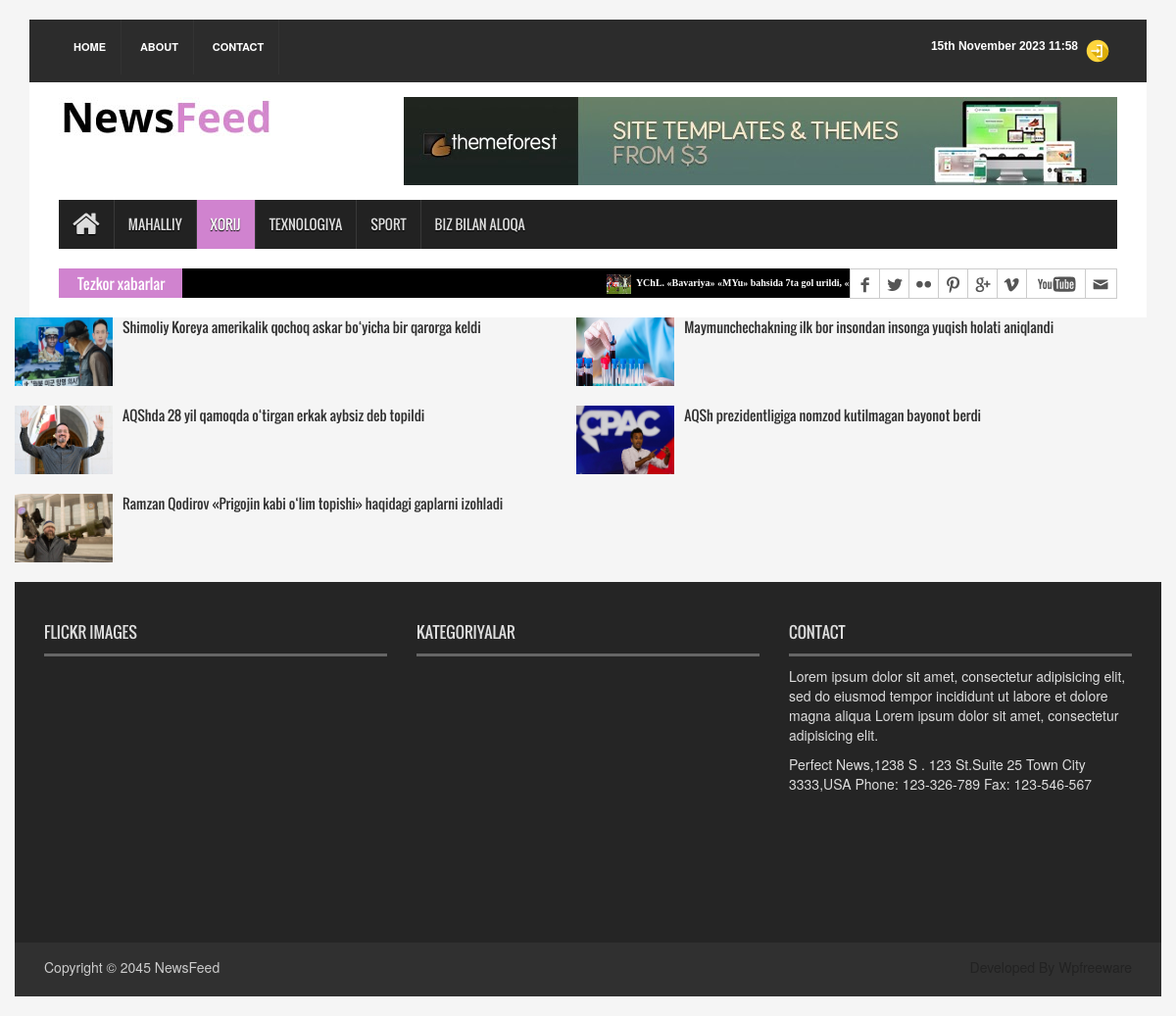
Page /xorij/ on the earlier database version.
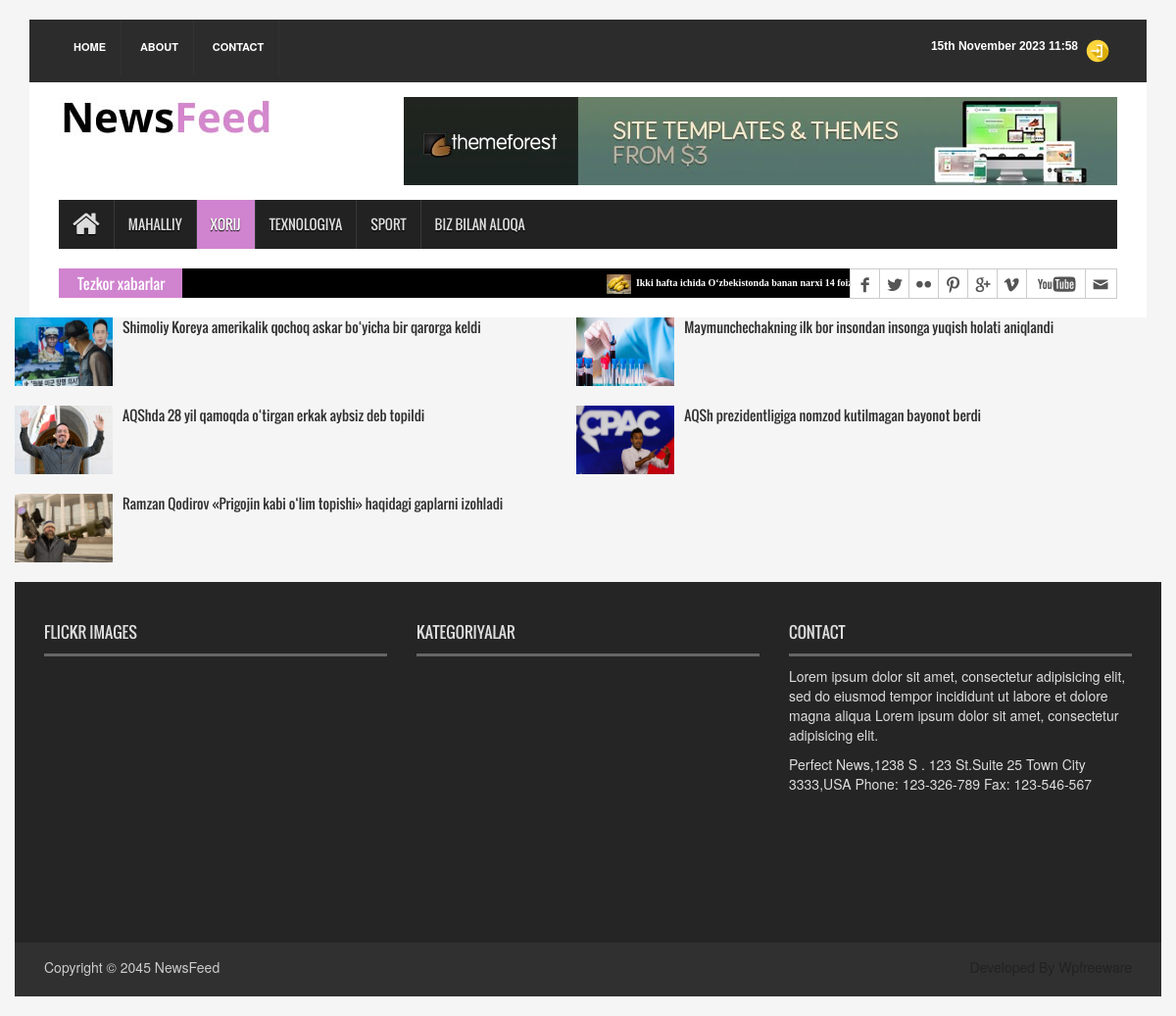
Same page on the later database version.
### newws_app/models.py (models this page shows, shortened)
class News(models.Model):
    class Status(models.TextChoices):
        Draft = "DF", "Draft"
        Published = "PB", "Published"
    title = models.CharField(max_length=250)
    slug = models.SlugField(max_length=250)
    body = models.TextField()
    image = models.ImageField(upload_to='news/image')
    category = models.ForeignKey(Category,
                                 on_delete=models.CASCADE)
    publish_time = models.DateTimeField(default=timezone.now)
    created_time = models.DateTimeField(auto_now_add=True)
    update_time = models.DateTimeField(auto_now=True)
    status = models.CharField(max_length=2,
                              choices=Status.choices,
                              default=Status.Draft,
                              )
    objects = models.Manager()
    published = PublishedManager()
    class Meta:
        ordering = ["-publish_time"]
    def get_absolute_url(self):
        return reverse("news_detail_page",args=[self.slug])

### newws_app/views.py (the view, shortened to what this page needs)
# urls.py: path('xorij/', XorijNewsViews.as_view(), name='world_page'),
class XorijNewsViews(ListView):
    model = News
    template_name = 'news/world.html'
    context_object_name = 'world_news'
    def get_queryset(self):
        news = self.model.published.all().filter(category__name='Xorij')
        return news

### newws_app/context_processor.py (called while the page is built)
def latest_news(request):
    latest_news=News.published.all().order_by('-publish_time')[0:5]
    context={
        'latest_news':latest_news
    }
    return context

### newws_app/models.py (called while the page is built)
    def get_queryset(self):
        return super().get_queryset().filter(status=News.Status.Published)

### templates/news/world.html (shortened to what this page needs)
{% extends 'news/base.html' %}
{% load static %}
{%block content%}
    {% for news in world_news %}
        <div class="container">
            <div class="row">
            <div class="single_post_content_left">
              <ul class="spost_nav">
                <li>
                  <div class="media wow fadeInDown"> <a href="{{news.get_absolute_url}}" class="media-left"> <img alt="" src="{{ news.image.url }}" style="width:100px"> </a>
                    <div class="media-body"> <a href="{{news.get_absolute_url}}" class="catg_title">{{news.title}}</a> </div>
                  </div>
                </li>
              </ul>
            </div>
                {%endfor%}
{% endblock content %}

### templates/news/base.html (shortened to what this page needs)
{% load static %}
<html>
<head>
<link rel="stylesheet" type="text/css" href="{% static  'css/bootstrap.min.css' %}">
<link rel="stylesheet" type="text/css" href="{% static 'css/font-awesome.min.css'%}">
<link rel="stylesheet" type="text/css" href="{% static 'css/animate.css'%}">
<link rel="stylesheet" type="text/css" href="{% static 'css/font.css'%}">
<link rel="stylesheet" type="text/css" href="{% static 'css/li-scroller.css'%}">
<link rel="stylesheet" type="text/css" href="{% static 'css/slick.css'%}">
<link rel="stylesheet" type="text/css" href="{% static 'css/jquery.fancybox.css'%}">
<link rel="stylesheet" type="text/css" href="{% static 'css/theme.css'%}/">
<link rel="stylesheet" type="text/css" href="{% static 'css/style.css' %}/">
</head>
<body>
<div class="container">
  <header id="header">
    <div class="row">
      <div class="col-lg-12 col-md-12 col-sm-12">
        <div class="header_top">
          <div class="header_top_left">
            <ul class="top_nav">
              <li><a href="{% url 'home_page' %}">Home</a></li>
              <li><a href="{% url 'about_page' %}">About</a></li>
              <li><a href="{% url 'contact_page' %}">Contact</a></li>
            </ul>
          </div>
          <div class="header_top_right">
            {%if request.user.is_authenticated%}
            <p><a href="{% url 'user_profile' %}" ><img src="{% static 'images/user.png'%}" alt="" style="height:20px"></a></p>
            <p><a href="{% url 'logout' %}" style="color:yellow"><img src="{% static 'images/logout.png'%}" alt="" style="height:20px"></a> </p>
            {%else %}
            <p><a href="{% url 'login' %}" style="color:yellow"><img src="{% static 'images/login.png'%}" alt="" ></a> </p>
            {%endif%}
            <p>{% now "jS F Y H:i" %}</p>
          </div>
        </div>
      </div>
      <div class="col-lg-12 col-md-12 col-sm-12">
        <div class="header_bottom">
          <div class="logo_area"><a href="{% url 'home_page' %}" class="logo"><img src="{% static 'images/logo.jpg'%}" alt=""></a></div>
          <div class="add_banner"><a href="#"><img src="{% static 'images/addbanner_728x90_V1.jpg'%}" alt=""></a></div>
        </div>
      </div>
    </div>
  </header>
  <section id="navArea">
    <nav class="navbar navbar-inverse" role="navigation">
      <div id="navbar" class="navbar-collapse collapse">
        <ul class="nav navbar-nav main_nav">
          {% url 'home_page' as url %}
          <li class="{% if request.path == url %}active{% endif %}"><a href="{% url 'home_page' %}"><span class="fa fa-home desktop-home"></span><span class="mobile-show">Home</span></a></li>
          {% url 'local_page' as url %}
          <li class="{% if request.path == url %}active{% endif %}"><a href="{% url 'local_page' %}">Mahalliy</a></li>
          {% url 'world_page' as url %}
          <li class="{% if request.path == url %}active{% endif %}"><a href="{% url 'world_page' %}">Xorij</a></li>
          {% url 'texno_page' as url %}
          <li class="{% if request.path == url %}active{% endif %}" > <a href="{% url 'texno_page' %}">Texnologiya</a></li>
          {% url 'sport_page' as url %}
          <li class="{% if request.path == url %}active{% endif %}" > <a href="{% url 'sport_page' %}">Sport</a></li>
          <li><a href="{% url 'contact_page' %}">Biz bilan aloqa</a></li>
        </ul>
      </div>
    </nav>
  </section>
  <section id="newsSection">
    <div class="row">
      <div class="col-lg-12 col-md-12">
        <div class="latest_newsarea"> <span>Tezkor xabarlar</span>
          <ul id="ticker01" class="news_sticker">
            {% for news in latest_news %}
            <li><a href="#"><img src= {{news.image.url}} alt="">{{news.title}}</a></li>
            {% endfor %}
          </ul>
          <div class="social_area">
            <ul class="social_nav">
              <li class="facebook"><a href="#"></a></li>
              <li class="twitter"><a href="#"></a></li>
              <li class="flickr"><a href="#"></a></li>
              <li class="pinterest"><a href="#"></a></li>
              <li class="googleplus"><a href="#"></a></li>
              <li class="vimeo"><a href="#"></a></li>
              <li class="youtube"><a href="#"></a></li>
              <li class="mail"><a href="#"></a></li>
            </ul>
          </div>
        </div>
      </div>
    </div>
  </section></div>
{% block content %}
{% endblock content %}
<footer id="footer">
    <div class="footer_top">
      <div class="row">
        <div class="col-lg-4 col-md-4 col-sm-4">
          <div class="footer_widget wow fadeInLeftBig">
            <h2>Flickr Images</h2>
          </div>
        </div>
        <div class="col-lg-4 col-md-4 col-sm-4">
          <div class="footer_widget wow fadeInDown">
            <h2>Kategoriyalar</h2>
          </div>
        </div>
        <div class="col-lg-4 col-md-4 col-sm-4">
          <div class="footer_widget wow fadeInRightBig">
            <h2>Contact</h2>
            <p>Lorem ipsum dolor sit amet, consectetur adipisicing elit, sed do eiusmod tempor incididunt ut labore et dolore magna aliqua Lorem ipsum dolor sit amet, consectetur adipisicing elit.</p>
            <address>
            Perfect News,1238 S . 123 St.Suite 25 Town City 3333,USA Phone: 123-326-789 Fax: 123-546-567
            </address>
          </div>
        </div>
      </div>
    </div>
    <div class="footer_bottom">
      <p class="copyright">Copyright &copy; 2045 <a href="{% url 'home_page' %}">NewsFeed</a></p>
      <p class="developer">Developed By Wpfreeware</p>
    </div>
  </footer>

### static/css/li-scroller.css (style rules this page uses)
ul.newsticker { position:relative; left:750px; font:bold 10px Verdana; list-style-type:none; margin:0; padding:0 }
ul.newsticker li { float:left; margin:0; padding:0 }
ul.newsticker a { white-space:nowrap; padding:0; color:#fff; margin:0 50px 0 0 }
ul.newsticker a > img { height:20px; margin-right:5px; width:25px }

### static/css/theme.css (style rules this page uses)
.navbar-inverse .navbar-nav > .active > a, .navbar-inverse .navbar-nav > .active > a:hover, .navbar-inverse .navbar-nav > .active > a:focus { background-color:#d083cf }
.latest_newsarea span { background:none repeat scroll 0 0 #d083cf }

Differences in the rows shown:
no longer on this page (row unchanged): News: image (picture), title "YChL. «Bavariya» «MYu» bahsida 7ta gol urildi, «Real» yana o‘z «qilig‘i»ni ko‘rsatdi"
added News: image (picture), title "Ikki hafta ichida O‘zbekistonda banan narxi 14 foizga oshdi"
